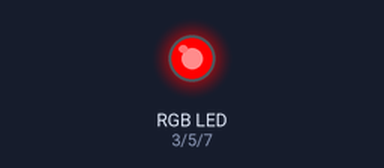
Recording of a sketch running on a simulated Arduino Uno, built with avr-gcc and run on an emulated ATmega328P. On the bench: an RGB LED mixed from three pins (HIGH = lit).

Above: at 0.05 s.
At 1.25 s:
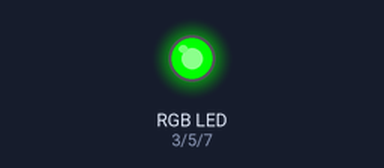
At 2.5 s:
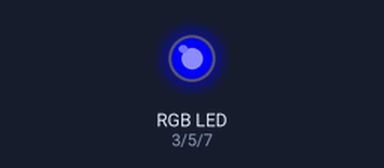
At 3.7 s:
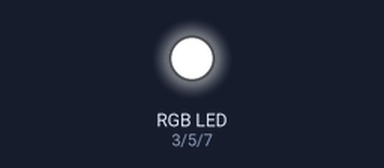
At 4.95 s:
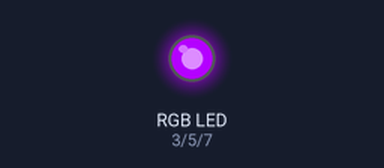
Timing chart, 0 to 6.5 s (numbered marks = the images above):
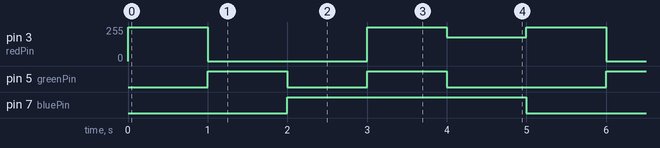

The sketch:

2._LED_Blinking_RGB.ino
```cpp
int redPin =3;
int greenPin =5;
int bluePin =7;

void setup() {
  pinMode(redPin,OUTPUT);
  pinMode(greenPin,OUTPUT);
  pinMode(bluePin,OUTPUT);
}


void loop() {
  setColor(255,0,0); //RED
  delay(1000);
  setColor(0,255,0); //GREEN
  delay(1000);
  setColor(0,0,255); //BLUE
  delay(1000);
  setColor(255,255,255); //WHITE
  delay(1000);
  setColor(180,0,255); //PURPLE
    delay(1000);

}

void setColor(int redVal, int greenVal, int blueVal)
{
  analogWrite(redPin, redVal);
  analogWrite(greenPin, greenVal);
  analogWrite(bluePin,blueVal);
}
```

Measured:
- by itself, pin 3 (redPin): repeats every 5.0 s: 0/255 2.0 s, 255/255 1.0 s, 180/255 1.0 s, 255/255 1.0 s
- by itself, pin 5 (greenPin): repeats every 5.0 s: LOW 1.0 s, HIGH 1.0 s, LOW 2.0 s, HIGH 1.0 s
- by itself, pin 7 (bluePin): alternates HIGH for 3.0 s and LOW for 2.0 s
